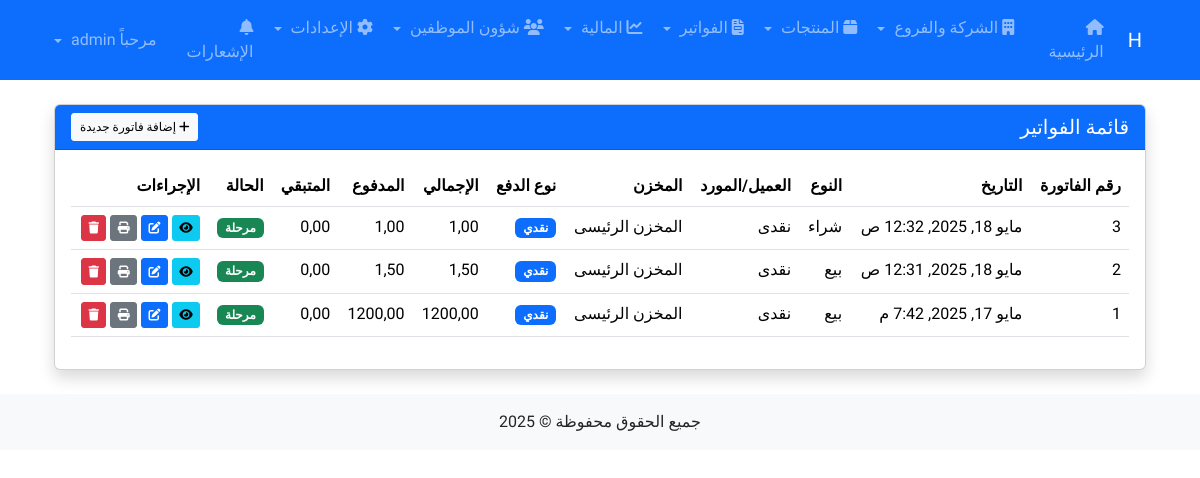
Page /invoices/ (signed in) on the committed database.
### invoices/models.py (models this page shows, shortened)
class Invoice(models.Model):
    SALE = 'sale'
    PURCHASE = 'purchase'
    SALE_RETURN = 'sale_return'
    PURCHASE_RETURN = 'purchase_return'
    INVOICE_TYPE_CHOICES = [
        (SALE, _("بيع")),
        (PURCHASE, _("شراء")),
        (SALE_RETURN, _("مرتجع بيع")),
        (PURCHASE_RETURN, _("مرتجع شراء")),
    ]
    CASH = 'cash'
    CREDIT = 'credit'
    PAYMENT_TYPE_CHOICES = [
        (CASH, _("نقدي")),
        (CREDIT, _("آجل")),
    ]
    number = models.CharField(_("رقم الفاتورة"), max_length=50)
    date = models.DateTimeField(_("تاريخ الفاتورة"), default=timezone.now)
    invoice_type = models.CharField(_("نوع الفاتورة"), max_length=20, choices=INVOICE_TYPE_CHOICES)
    payment_type = models.CharField(_("نوع الدفع"), max_length=10, choices=PAYMENT_TYPE_CHOICES)
    contact = models.ForeignKey(Contact, on_delete=models.CASCADE, related_name='invoices', verbose_name=_("جهة الاتصال"))
    store = models.ForeignKey(Store, on_delete=models.CASCADE, related_name='invoices', verbose_name=_("المخزن"))
    safe = models.ForeignKey(Safe, on_delete=models.CASCADE, related_name='invoices', verbose_name=_("الخزنة"), null=True, blank=True)
    representative = models.ForeignKey(Representative, on_delete=models.SET_NULL, related_name='invoices',
                                     verbose_name=_("المندوب"), null=True, blank=True)
    driver = models.ForeignKey(Driver, on_delete=models.SET_NULL, related_name='invoices',
                             verbose_name=_("السائق"), null=True, blank=True)
    total_amount = models.DecimalField(_("إجمالي الفاتورة"), max_digits=15, decimal_places=2, default=0)
    discount_amount = models.DecimalField(_("مبلغ الخصم"), max_digits=15, decimal_places=2, default=0)
    tax_amount = models.DecimalField(_("مبلغ الضريبة"), max_digits=15, decimal_places=2, default=0)
    net_amount = models.DecimalField(_("صافي الفاتورة"), max_digits=15, decimal_places=2, default=0)
    paid_amount = models.DecimalField(_("المبلغ المدفوع"), max_digits=15, decimal_places=2, default=0)
    remaining_amount = models.DecimalField(_("المبلغ المتبقي"), max_digits=15, decimal_places=2, default=0)
    notes = models.TextField(_("ملاحظات"), blank=True, null=True)
    is_posted = models.BooleanField(_("مرحلة"), default=True)
    class Meta:
        verbose_name = _("فاتورة")
        verbose_name_plural = _("الفواتير")

### core/models.py (models this page shows, shortened)
class Contact(models.Model):
    CUSTOMER = 'customer'
    SUPPLIER = 'supplier'
    CONTACT_TYPE_CHOICES = [
        (CUSTOMER, _("عميل")),
        (SUPPLIER, _("مورد")),
    ]
    name = models.CharField(_("الاسم"), max_length=255)
    contact_type = models.CharField(_("نوع جهة الاتصال"), max_length=20, choices=CONTACT_TYPE_CHOICES)
    phone = models.CharField(_("رقم الهاتف"), max_length=20, blank=True, null=True)
    alternative_phone = models.CharField(_("رقم هاتف بديل"), max_length=20, blank=True, null=True)
    address = models.TextField(_("العنوان"), blank=True, null=True)
    email = models.EmailField(_("البريد الإلكتروني"), blank=True, null=True)
    tax_number = models.CharField(_("الرقم الضريبي"), max_length=50, blank=True, null=True)
    initial_balance = models.DecimalField(_("الرصيد الافتتاحي"), max_digits=15, decimal_places=2, default=0)
    current_balance = models.DecimalField(_("الرصيد الحالي"), max_digits=15, decimal_places=2, default=0)
    credit_limit = models.DecimalField(_("حد الائتمان"), max_digits=15, decimal_places=2, default=0)
    notes = models.TextField(_("ملاحظات"), blank=True, null=True)
    class Meta:
        verbose_name = _("جهة اتصال")
        verbose_name_plural = _("جهات الاتصال")

class Store(models.Model):
    branch = models.ForeignKey(Branch, on_delete=models.CASCADE, related_name='stores', verbose_name=_("الفرع"))
    name = models.CharField(_("اسم المخزن"), max_length=255)
    address = models.TextField(_("العنوان"), blank=True, null=True)
    keeper = models.CharField(_("أمين المخزن"), max_length=255, blank=True, null=True)
    notes = models.TextField(_("ملاحظات"), blank=True, null=True)
    class Meta:
        verbose_name = _("مخزن")
        verbose_name_plural = _("المخازن")

### invoices/views.py (the view)
# urls.py: path('invoices/', views.invoice_list, name='invoice_list'),
@login_required
def invoice_list(request):
    query = request.GET.get('q', '')
    invoice_type = request.GET.get('type', '')
    is_posted = request.GET.get('posted', '')
    invoices = Invoice.objects.all().order_by('-date', '-id')
    if query:
        invoices = invoices.filter(
            Q(number__icontains=query) |
            Q(contact__name__icontains=query) |
            Q(notes__icontains=query)
        )
    if invoice_type:
        invoices = invoices.filter(invoice_type=invoice_type)
    if is_posted:
        is_posted_bool = is_posted == 'true'
        invoices = invoices.filter(is_posted=is_posted_bool)
    context = {
        'invoices': invoices,
        'query': query,
        'invoice_type': invoice_type,
        'is_posted': is_posted,
    }
    return render(request, 'invoices/invoice/list.html', context)

### users/context_processors.py (called while the page is built)
def notifications(request):
    context_data = {
        'unread_notifications_count': 0
    }
    if request.user.is_authenticated:
        context_data['unread_notifications_count'] = get_unread_notifications_count(request.user)
    return context_data

### users/utils.py (called while the page is built)
def get_unread_notifications_count(user):
    return UserNotification.objects.filter(recipient=user, is_read=False).count()

### templates/invoices/invoice/list.html (shortened to what this page needs)
{% extends "base.html" %}
{% load static %}
{% block content %}
<div class="container mt-4">
    <div class="card shadow">
        <div class="card-header bg-primary text-white d-flex justify-content-between align-items-center">
            <h5 class="mb-0">{{ title|default:"قائمة الفواتير" }}</h5>
            <a href="{% url 'invoice_create' %}{% if invoice_type %}?type={{ invoice_type }}{% endif %}" class="btn btn-light btn-sm">
                <i class="fas fa-plus"></i> إضافة فاتورة جديدة
            </a>
        </div>
        <div class="card-body">
            <div class="table-responsive">
                <table class="table table-hover">
                    <thead>
                        <tr>
                            <th>رقم الفاتورة</th>
                            <th>التاريخ</th>
                            <th>النوع</th>
                            <th>العميل/المورد</th>
                            <th>المخزن</th>
                            <th>نوع الدفع</th>
                            <th>الإجمالي</th>
                            <th>المدفوع</th>
                            <th>المتبقي</th>
                            <th>الحالة</th>
                            <th>الإجراءات</th>
                        </tr>
                    </thead>
                    <tbody>
                        {% for invoice in invoices %}
                        <tr>
                            <td>{{ invoice.number }}</td>
                            <td>{{ invoice.date }}</td>
                            <td>{{ invoice.get_invoice_type_display }}</td>
                            <td>{{ invoice.contact.name }}</td>
                            <td>{{ invoice.store.name }}</td>
                            <td>
                                {% if invoice.payment_type == 'cash' %}
                                <span class="badge bg-primary">نقدي</span>
                                {% else %}
                                <span class="badge bg-info">آجل</span>
                                {% endif %}
                            </td>
                            <td>{{ invoice.net_amount }}</td>
                            <td>{{ invoice.paid_amount }}</td>
                            <td>{{ invoice.remaining_amount }}</td>
                            <td>
                                {% if invoice.is_posted %}
                                <span class="badge bg-success">مرحلة</span>
                                {% else %}
                                <span class="badge bg-warning">غير مرحلة</span>
                                {% endif %}
                            </td>
                            <td>
                                <a href="{% url 'invoice_detail' invoice.id %}" class="btn btn-info btn-sm">
                                    <i class="fas fa-eye"></i>
                                </a>
                                <a href="{% url 'invoice_edit' invoice.id %}" class="btn btn-primary btn-sm">
                                    <i class="fas fa-edit"></i>
                                </a>
                                <a href="{% url 'invoice_print' invoice.id %}" class="btn btn-secondary btn-sm" target="_blank">
                                    <i class="fas fa-print"></i>
                                </a>
                                <a href="{% url 'invoice_delete' invoice.id %}" class="btn btn-danger btn-sm">
                                    <i class="fas fa-trash"></i>
                                </a>
                            </td>
                        </tr>
                        {% empty %}
                        <tr>
                            <td colspan="11" class="text-center">لا توجد فواتير</td>
                        </tr>
                        {% endfor %}
                    </tbody>
                </table>
            </div>
        </div>
    </div>
</div>
{% endblock %}

### templates/base.html (style rules this page uses)
body { font-family: 'Tajawal', sans-serif; }
.card { transition: transform 0.3s; }
.btn { padding: 0.375rem 0.75rem; font-size: 0.875rem; border-radius: 3px; box-shadow: none; transition: all 0.2s; }
.btn-sm { padding: 0.25rem 0.5rem; font-size: 0.75rem; }
.table .btn { padding: 0.2rem 0.4rem; font-size: 0.75rem; }

### rows in the picture
Invoice: number "3", date "مايو 18, 2025, 12:32 ص", invoice_type "شراء", contact.name "نقدى", store.name "المخزن الرئيسى", payment_type "نقدي", net_amount "1,00", paid_amount "1,00", remaining_amount "0,00", is_posted "مرحلة"
Invoice: number "2", date "مايو 18, 2025, 12:31 ص", invoice_type "بيع", contact.name "نقدى", store.name "المخزن الرئيسى", payment_type "نقدي", net_amount "1,50", paid_amount "1,50", remaining_amount "0,00", is_posted "مرحلة"
Invoice: number "1", date "مايو 17, 2025, 7:42 م", invoice_type "بيع", contact.name "نقدى", store.name "المخزن الرئيسى", payment_type "نقدي", net_amount "1200,00", paid_amount "1200,00", remaining_amount "0,00", is_posted "مرحلة"

### other values in the picture
{{ title|default:"قائمة الفواتير" }} "قائمة الفواتير"
